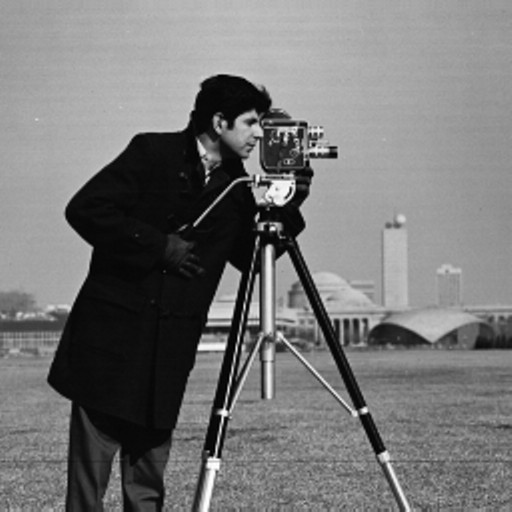
#> input picture cameraman.jpg, 512 x 512 px
$ python temp.py
#> lines starting #> are read from the running program, lines starting #| are printed output that depends on the picture
import numpy as np
import matplotlib.pyplot as plt
import cv2
from scipy.fft import fft2, ifft2, fftshift, ifftshift

# 生成光瞳孔径和相位掩模
def get_pupil_mask(shape, alpha):
    ny, nx = shape
    y, x = np.ogrid[:ny, :nx]
    y_n, x_n = (y - ny//2)/(ny//2), (x - nx//2)/(nx//2)    # 将坐标归一化到[-1, 1]范围
    r = np.sqrt(x_n**2 + y_n**2)    # 计算每个像素点的径向距离（相对于图像中心）
    aperture = np.where(r < 0.9, 1.0, 0.0)    # 创建一个圆形的光瞳，半径为0.9
    mask = alpha * (x_n**3 + y_n**3)    # 创建一个三次相位掩模
    return aperture, mask

# 模拟图像成像过程，应用离焦相位和相位掩模
def simulate_imaging(image, aperture, mask_phase, z_out, wavelength, f, dx):
    ny, nx = image.shape
    y, x = np.ogrid[:ny, :nx]
    y_n, x_n = (y - ny//2)/(ny//2), (x - nx//2)/(nx//2)
    r_sq = x_n**2 + y_n**2
    L = (nx * dx) / 2    # 像面尺寸（L）

    defocus_phase = (np.pi * z_out / (wavelength * f**2)) * r_sq * L**2    # 离焦相位，计算离焦造成的相位差
    pupil = aperture * np.exp(1j * (mask_phase + defocus_phase))    # 计算瞳面复振幅，结合光瞳孔径、相位掩模和离焦相位

    psf = np.abs(fftshift(fft2(ifftshift(pupil))))**2    # 计算点扩散函数（PSF）,对瞳面复振幅进行傅里叶变换
    psf /= np.sum(psf)  # 对PSF进行归一化
    psf_f = fft2(ifftshift(psf))    # 对PSF傅里叶变换到频域

    img_f = fft2(image)    # 对输入图像进行傅里叶变换，得到频域图像,经过透镜1
    result = np.real(ifft2(img_f * psf_f))  # 在频域中进行卷积（图像与PSF相乘），然后得到空间域中的成像结果

    return np.clip(result, 0, 1), psf    # 将成像结果限制在[0, 1]范围内

# 维纳滤波复原：基于维纳滤波对模糊图像进行复原
def wiener_deconv(image, psf_ref, K=0.01):
    # 对输入图像进行傅里叶变换
    img_f = fft2(image)
    # 对参考PSF进行傅里叶变换
    psf_f = fft2(ifftshift(psf_ref))
    # 计算PSF的共轭复数
    H_conj = np.conj(psf_f)
    # 计算PSF的能量（功率谱）
    H_power = np.abs(psf_f)**2
    # 计算维纳滤波器： H* / (|H|^2 + K)
    wiener_filter = H_conj / (H_power + K)
    # 在频域中进行滤波，最后通过反傅里叶变换得到复原图像
    restored = np.real(ifft2(img_f * wiener_filter))
    # 将复原结果限制在[0, 1]范围内
    return np.clip(restored, 0, 1)

if __name__ == "__main__":
    wavelength = 532e-9  # 波长 m
    f = 0.2              # 焦距 m
    dx = 10e-6           # 像素尺寸 m
    pad_size = 5         # 填充大小
    alpha = 25.0         # 相位掩模强度
    img = cv2.imread('cameraman.jpg', cv2.IMREAD_GRAYSCALE)
#> img is the input picture: shape (512, 512); min 0, max 255, mean 118.3
    img = cv2.resize(img, (256, 256))  # 将图像调整为 256x256
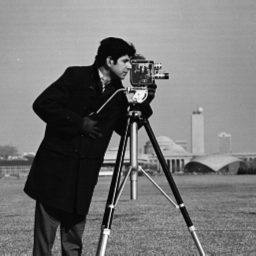
#> img: shape (256, 256); min 3, max 253, mean 118.4
    img = img.astype(np.float32) / 255.0  # 归一化图像到 [0, 1]

    img_pad = np.pad(img, ((pad_size, pad_size), (pad_size, pad_size)), mode='edge')  # 边缘填充（减少边界伪影）
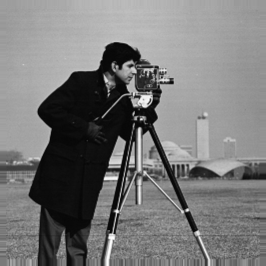
#> img_pad: shape (266, 266) float32; min 0.0118, max 0.992, mean 0.47

    ap_norm, phase_norm = get_pupil_mask(img_pad.shape, 0)        # 普通系统
    ap_wavefront, phase_wavefront = get_pupil_mask(img_pad.shape, alpha)      # 波前编码系统

    _, psf_wf = simulate_imaging(img_pad, ap_wavefront, phase_wavefront, 0, wavelength, f, dx)    # 获取参考PSF（零离焦）
#> in simulate_imaging, `psf = np.abs(fftshift(fft2(ifftshift(pupil))))**2`:
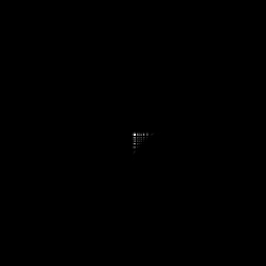
#> psf: shape (266, 266) float64; min 6.15e-07, max 115940624.5, mean 45021; drawn with min black and max white
#> in simulate_imaging, `result = np.real(ifft2(img_f * psf_f))`:
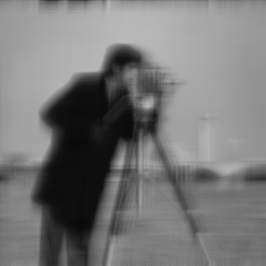
#> result: shape (266, 266) float64; min 0.0404, max 0.729, mean 0.47

    z_vals = np.linspace(-f, f, 41)  # 离焦量范围
    for z_out in z_vals:
        # 普通系统成像
        img_normal, _ = simulate_imaging(img_pad, ap_norm, phase_norm, z_out, wavelength, f, dx)
        # 波前编码系统成像（编码模糊）
        img_wf_encoded, _ = simulate_imaging(img_pad, ap_wavefront, phase_wavefront, z_out, wavelength, f, dx)
        # 波前编码复原（使用维纳滤波）
        img_wf_restored = wiener_deconv(img_wf_encoded, psf_wf)
        plt.subplot(1, 2, 1)
        plt.title(f"Output at z={z_out:.3f} m")
        plt.imshow(img_normal, cmap='gray')
        plt.axis('off')
        #plt.savefig(f"normal/z{z_out:.3f}.png", dpi=150, bbox_inches='tight')

        plt.subplot(1, 2, 2)
        plt.title("Wiener Deconvolution")
        plt.imshow(img_wf_restored, cmap='gray')
        plt.axis('off')
        #plt.savefig(f"restored/z{z_out:.3f}.png", dpi=150, bbox_inches='tight')
#> (the run stopped early here; a loop or call above may not have finished)
